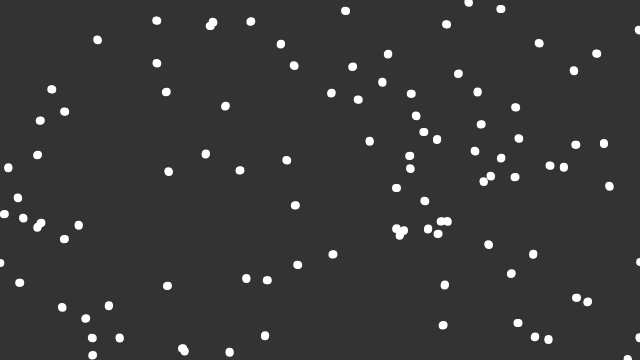
Frame 1 (no input)
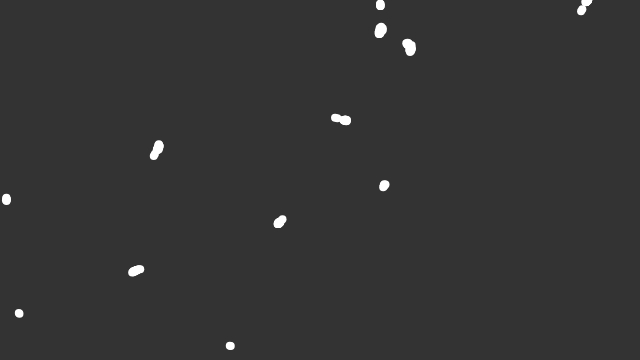
Frame 60 (no input)
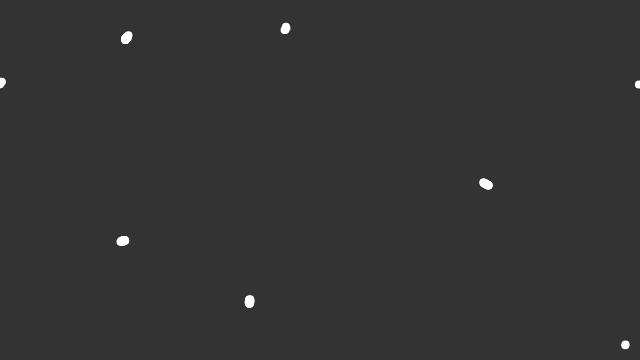
Frame 120 (the mouse pressed at the canvas centre since frame 60)

The p5.js sketch that drew these frames (run headless with seeded random() and noise() and a simulated clock; from frame 60 on, the mouse is pressed at the canvas centre):

// p5.js sketch
// ── sketch.js
const flock = [];
function setup() {
  createCanvas(640, 360);
  // put setup code here
  for (let i = 0; i < 100; i++) {
    flock.push(new Boid());
  }
}

function draw() {
  // put drawing code here
  background(51);

  for (let i = 0; i < flock.length; i++) {
    flock[i].align(flock);
    flock[i].update();
    flock[i].show();
  }

  for (let boid of flock) {
    boid.edges();
    boid.flock(flock);
    boid.update();
    boid.show();
  }
}

// ── Boid.js
class Boid {
  constructor() {
    this.position = createVector(random(width), random(height));
    this.velocity = p5.Vector.random2D();
    // this.velocity.setMag(random(2, 4));
    this.acceleration = createVector();
    this.maxForce = 0.2;
    this.maxSpeed = 2;
  }

  edges() {
    if (this.position.x > width) {
      this.position.x = 0;
    } else if (this.position.x < 0) {
      this.position.x = width;
    }

    if (this.position.y > height) {
      this.position.y = 0;
    } else if (this.position.y < 0) {
      this.position.y = height;
    }
  }

  align(boids) {
    let steering = createVector();
    let perceptionRadius = 50;
    let total = 0;

    for (let other of boids) {
      let d = dist(
        this.position.x,
        this.position.y,
        other.position.x,
        other.position.y
      );
      if (other != this && d < perceptionRadius) {
        steering.add(other.velocity);
        total++;
      }
    }

    if (total > 0) {
      steering.div(total);
      steering.setMag(this.maxSpeed);
      steering.sub(this.velocity);
      steering.limit(this.maxForce);
    }
    return steering;
  }

  cohesion(boids) {
    let steering = createVector();
    let perceptionRadius = 50;
    let total = 0;

    for (let other of boids) {
      let d = dist(
        this.position.x,
        this.position.y,
        other.position.x,
        other.position.y
      );
      if (other != this && d < perceptionRadius) {
        steering.add(other.position);
        total++;
      }
    }

    if (total > 0) {
      steering.div(total);
      steering.sub(this.position);
      steering.setMag(this.maxSpeed);

      steering.sub(this.velocity);
      steering.limit(this.maxForce);
    }
    return steering;
  }

  flock(boids) {
    this.acceleration.mult(0);
    let alignment = this.align(boids);
    let cohesion = this.cohesion(boids);
    this.acceleration.add(alignment);
    this.acceleration.add(cohesion);
  }

  update() {
    this.position.add(this.velocity);
    this.velocity.add(this.acceleration);
  }

  show() {
    strokeWeight(8);
    stroke(255);
    point(this.position.x, this.position.y);
  }
}
